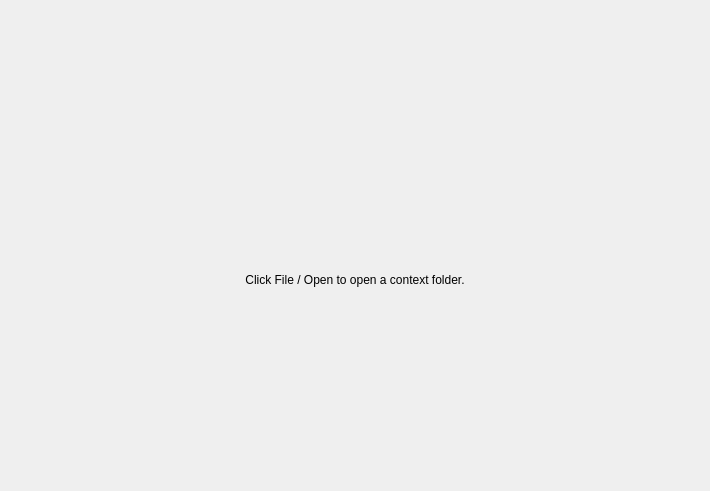
<?xml version="1.0" encoding="UTF-8"?>
<ui version="4.0">
 <class>FragmentContextClosed</class>
 <widget class="QWidget" name="FragmentContextClosed">
  <property name="geometry">
   <rect>
    <x>0</x>
    <y>0</y>
    <width>710</width>
    <height>491</height>
   </rect>
  </property>
  <property name="windowTitle">
   <string>Form</string>
  </property>
  <layout class="QVBoxLayout" name="verticalLayout">
   <item>
    <spacer name="verticalSpacer">
     <property name="orientation">
      <enum>Qt::Vertical</enum>
     </property>
     <property name="sizeHint" stdset="0">
      <size>
       <width>20</width>
       <height>167</height>
      </size>
     </property>
    </spacer>
   </item>
   <item>
    <layout class="QHBoxLayout" name="horizontalLayout">
     <item>
      <spacer name="horizontalSpacer">
       <property name="orientation">
        <enum>Qt::Horizontal</enum>
       </property>
       <property name="sizeHint" stdset="0">
        <size>
         <width>40</width>
         <height>20</height>
        </size>
       </property>
      </spacer>
     </item>
     <item>
      <widget class="QLabel" name="icon">
       <property name="enabled">
        <bool>true</bool>
       </property>
       <property name="sizePolicy">
        <sizepolicy hsizetype="Fixed" vsizetype="Fixed">
         <horstretch>0</horstretch>
         <verstretch>0</verstretch>
        </sizepolicy>
       </property>
       <property name="minimumSize">
        <size>
         <width>64</width>
         <height>63</height>
        </size>
       </property>
       <property name="maximumSize">
        <size>
         <width>64</width>
         <height>64</height>
        </size>
       </property>
       <property name="text">
        <string/>
       </property>
       <property name="pixmap">
        <pixmap resource="resources.qrc">:/icons/folder-solid.svg</pixmap>
       </property>
       <property name="scaledContents">
        <bool>true</bool>
       </property>
      </widget>
     </item>
     <item>
      <spacer name="horizontalSpacer_2">
       <property name="orientation">
        <enum>Qt::Horizontal</enum>
       </property>
       <property name="sizeHint" stdset="0">
        <size>
         <width>40</width>
         <height>20</height>
        </size>
       </property>
      </spacer>
     </item>
    </layout>
   </item>
   <item>
    <widget class="QLabel" name="message">
     <property name="sizePolicy">
      <sizepolicy hsizetype="Expanding" vsizetype="Fixed">
       <horstretch>0</horstretch>
       <verstretch>0</verstretch>
      </sizepolicy>
     </property>
     <property name="text">
      <string>Click File / Open to open a context folder.</string>
     </property>
     <property name="alignment">
      <set>Qt::AlignCenter</set>
     </property>
    </widget>
   </item>
   <item>
    <spacer name="verticalSpacer_2">
     <property name="orientation">
      <enum>Qt::Vertical</enum>
     </property>
     <property name="sizeHint" stdset="0">
      <size>
       <width>20</width>
       <height>167</height>
      </size>
     </property>
    </spacer>
   </item>
  </layout>
 </widget>
 <resources>
  <include location="resources.qrc"/>
 </resources>
 <connections/>
</ui>
